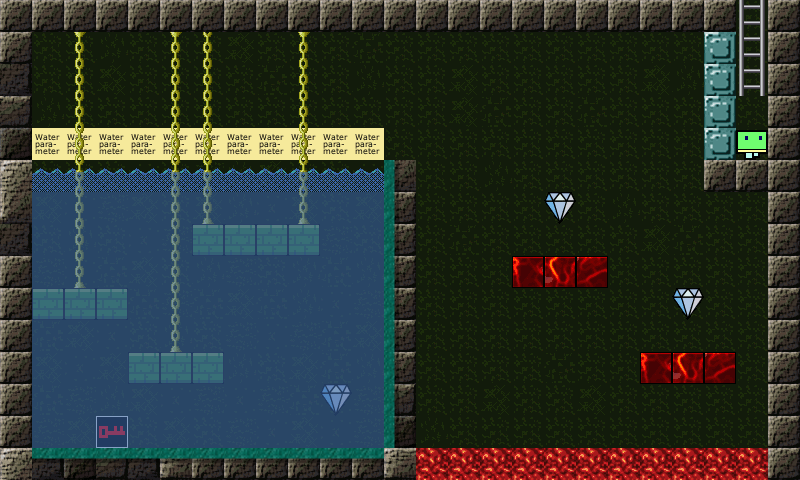

Below is a game level as drawn by its tile map, then a one-line description and the .tmx file that defines it, in full:
An orthogonal 25x15 tile map with 32x32 px tiles, 6 tile layers (Layer 0 tiles, Layer 1 underlays tiles, Layer 2 underlays sprites and player, Layer 3 underlays sprites and mobs, ...), 6 tilesets.

<map version="1.0.0" orientation="orthogonal" renderorder="right-down" width="25" height="15" tilewidth="32" tileheight="32" nextobjectid="1">
 <tileset firstgid="1" name="0" tilewidth="32" tileheight="32" tilecount="296" columns="8">
  <image source="../images/map0Tiles.png" width="256" height="1200" />
 </tileset>
 <tileset firstgid="297" name="1" tilewidth="32" tileheight="32" tilecount="1352" columns="8">
  <image source="../images/map1UnderlaysTiles.png" width="256" height="5412" />
 </tileset>
 <tileset firstgid="1649" name="2" tilewidth="32" tileheight="32" tilecount="64" columns="8">
  <image source="../images/map2UnderlaysSpritesAndPlayer.png" width="256" height="256" />
 </tileset>
 <tileset firstgid="1713" name="3" tilewidth="32" tileheight="32" tilecount="368" columns="8">
  <image source="../images/map3UnderlaysSpritesAndMobs.png" width="256" height="1500" />
 </tileset>
 <tileset firstgid="2081" name="4" tilewidth="32" tileheight="32" tilecount="120" columns="8">
  <image source="../images/map4OverlaysSprites.png" width="256" height="500" />
 </tileset>
 <tileset firstgid="2201" name="5" tilewidth="32" tileheight="32" tilecount="496" columns="8">
  <image source="../images/map5OverlaysTiles.png" width="256" height="2000" />
 </tileset>
 <layer name="Layer 0 tiles" width="25" height="15">
  <data encoding="csv">
139,139,139,139,139,139,139,139,139,139,139,139,139,139,139,139,139,139,139,139,139,139,139,195,139,
139,195,195,203,195,195,195,204,195,195,195,194,195,195,195,195,195,195,195,195,195,195,195,195,139,
163,195,195,204,195,195,195,195,194,195,195,203,195,195,204,195,195,195,195,195,204,203,195,195,139,
147,203,195,195,195,195,195,195,195,195,195,195,195,195,204,194,195,195,194,195,195,195,195,195,139,
138,195,195,195,195,195,195,195,195,195,195,195,195,195,195,195,195,195,195,195,195,195,195,195,139,
154,195,195,195,196,195,202,203,204,195,195,196,162,195,195,203,195,195,195,195,195,195,139,139,139,
162,204,196,202,204,195,204,203,196,204,195,204,139,195,195,195,195,195,195,203,195,195,195,195,139,
163,195,203,195,196,202,222,222,222,222,202,195,139,195,194,195,195,195,195,195,204,194,195,195,139,
139,202,196,194,204,195,203,202,195,203,194,203,139,195,195,195,236,237,238,195,195,195,195,195,139,
139,222,222,222,194,202,194,204,194,203,196,202,139,195,195,195,195,195,195,195,195,195,195,195,139,
139,194,204,196,195,203,195,202,196,202,194,204,139,195,195,195,195,195,195,195,195,195,195,195,139,
139,204,196,204,222,222,222,203,195,204,194,203,139,195,195,195,195,194,195,195,236,237,238,195,139,
139,194,202,203,204,196,202,196,202,194,196,202,147,195,195,204,195,195,204,195,195,195,195,195,139,
139,202,204,204,195,204,195,202,196,204,196,202,138,203,195,195,195,195,195,195,195,195,195,195,139,
154,163,138,147,163,146,139,139,139,139,139,139,146,237,237,234,235,236,237,234,235,236,237,238,139
</data>
 </layer>
 <layer name="Layer 1 underlays tiles" width="25" height="15">
  <data encoding="csv">
0,0,0,0,0,0,0,0,0,0,0,0,0,0,0,0,0,0,0,0,0,0,0,689,0,
0,0,0,0,0,0,0,0,0,0,0,0,0,0,0,0,0,0,0,0,0,0,0,689,0,
0,0,0,0,0,0,0,0,0,0,0,0,0,0,0,0,0,0,0,0,0,0,0,689,0,
0,0,0,0,0,0,0,0,0,0,0,0,0,0,0,0,0,0,0,0,0,0,0,0,0,
0,0,0,0,0,0,0,0,0,0,0,0,0,0,0,0,0,0,0,0,0,0,0,0,0,
0,0,0,0,0,0,0,0,0,0,0,0,0,0,0,0,0,0,0,0,0,0,0,0,0,
0,0,0,0,0,0,0,0,0,0,0,0,0,0,0,0,0,0,0,0,0,0,0,0,0,
0,0,0,0,0,0,0,0,0,0,0,0,0,0,0,0,0,0,0,0,0,0,0,0,0,
0,0,0,0,0,0,0,0,0,0,0,0,0,0,0,0,0,0,0,0,0,0,0,0,0,
0,0,0,0,0,0,0,0,0,0,0,0,0,0,0,0,0,0,0,0,0,0,0,0,0,
0,0,0,0,0,0,0,0,0,0,0,0,0,0,0,0,0,0,0,0,0,0,0,0,0,
0,0,0,0,0,0,0,0,0,0,0,0,0,0,0,0,0,0,0,0,0,0,0,0,0,
0,0,0,0,0,0,0,0,0,0,0,0,0,0,0,0,0,0,0,0,0,0,0,0,0,
0,0,0,0,0,0,0,0,0,0,0,0,0,0,0,0,0,0,0,0,0,0,0,0,0,
0,0,0,0,0,0,0,0,0,0,0,0,0,0,0,0,0,0,0,0,0,0,0,0,0
</data>
 </layer>
 <layer name="Layer 2 underlays sprites and player" width="25" height="15">
  <data encoding="csv">
0,0,0,0,0,0,0,0,0,0,0,0,0,0,0,0,0,0,0,0,0,0,0,0,0,
0,0,0,0,0,0,0,0,0,0,0,0,0,0,0,0,0,0,0,0,0,0,0,0,0,
0,0,0,0,0,0,0,0,0,0,0,0,0,0,0,0,0,0,0,0,0,0,0,0,0,
0,0,0,0,0,0,0,0,0,0,0,0,0,0,0,0,0,0,0,0,0,0,0,0,0,
0,0,0,0,0,0,0,0,0,0,0,0,0,0,0,0,0,0,0,0,0,0,0,1649,0,
0,0,0,0,0,0,0,0,0,0,0,0,0,0,0,0,0,0,0,0,0,0,0,0,0,
0,0,0,0,0,0,0,0,0,0,0,0,0,0,0,0,0,0,0,0,0,0,0,0,0,
0,0,0,0,0,0,0,0,0,0,0,0,0,0,0,0,0,0,0,0,0,0,0,0,0,
0,0,0,0,0,0,0,0,0,0,0,0,0,0,0,0,0,0,0,0,0,0,0,0,0,
0,0,0,0,0,0,0,0,0,0,0,0,0,0,0,0,0,0,0,0,0,0,0,0,0,
0,0,0,0,0,0,0,0,0,0,0,0,0,0,0,0,0,0,0,0,0,0,0,0,0,
0,0,0,0,0,0,0,0,0,0,0,0,0,0,0,0,0,0,0,0,0,0,0,0,0,
0,0,0,0,0,0,0,0,0,0,0,0,0,0,0,0,0,0,0,0,0,0,0,0,0,
0,0,0,0,0,0,0,0,0,0,0,0,0,0,0,0,0,0,0,0,0,0,0,0,0,
0,0,0,0,0,0,0,0,0,0,0,0,0,0,0,0,0,0,0,0,0,0,0,0,0
</data>
 </layer>
 <layer name="Layer 3 underlays sprites and mobs" width="25" height="15">
  <data encoding="csv">
0,0,0,0,0,0,0,0,0,0,0,0,0,0,0,0,0,0,0,0,0,0,0,2002,0,
0,0,0,0,0,0,0,0,0,0,0,0,0,0,0,0,0,0,0,0,0,0,2017,2002,0,
0,0,0,0,0,0,0,0,0,0,0,0,0,0,0,0,0,0,0,0,0,0,2017,2002,0,
0,0,0,0,0,0,0,0,0,0,0,0,0,0,0,0,0,0,0,0,0,0,2017,0,0,
0,1982,1982,1982,1982,1982,1982,1982,1982,1982,1982,1982,0,0,0,0,0,0,0,0,0,0,2017,0,0,
0,0,0,0,0,0,0,0,0,0,0,0,0,0,0,0,0,0,0,0,0,0,0,0,0,
0,0,0,0,0,0,0,0,0,0,0,0,0,0,0,0,0,1970,0,0,0,0,0,0,0,
0,0,0,0,0,0,0,0,0,0,0,0,0,0,0,0,0,0,0,0,0,0,0,0,0,
0,0,0,0,0,0,0,0,0,0,0,0,0,0,0,0,0,0,0,0,0,0,0,0,0,
0,0,0,0,0,0,0,0,0,0,0,0,0,0,0,0,0,0,0,0,0,1970,0,0,0,
0,0,0,0,0,0,0,0,0,0,0,0,0,0,0,0,0,0,0,0,0,0,0,0,0,
0,0,0,0,0,0,0,0,0,0,0,0,0,0,0,0,0,0,0,0,0,0,0,0,0,
0,0,0,0,0,0,0,0,0,0,1970,0,0,0,0,0,0,0,0,0,0,0,0,0,0,
0,0,0,1974,0,0,0,0,0,0,0,0,0,0,0,0,0,0,0,0,0,0,0,0,0,
0,0,0,0,0,0,0,0,0,0,0,0,0,2058,2058,2058,2058,2058,2058,2058,2058,2058,2058,2058,0
</data>
 </layer>
 <layer name="Layer 4 overlays sprites" width="25" height="15">
  <data encoding="csv">
0,0,0,0,0,0,0,0,0,0,0,0,0,0,0,0,0,0,0,0,0,0,0,0,0,
0,0,0,0,0,0,0,0,0,0,0,0,0,0,0,0,0,0,0,0,0,0,0,0,0,
0,0,0,0,0,0,0,0,0,0,0,0,0,0,0,0,0,0,0,0,0,0,0,0,0,
0,0,0,0,0,0,0,0,0,0,0,0,0,0,0,0,0,0,0,0,0,0,0,0,0,
0,0,0,0,0,0,0,0,0,0,0,0,0,0,0,0,0,0,0,0,0,0,0,0,0,
0,2081,2081,2081,2081,2081,2081,2081,2081,2081,2081,2081,0,0,0,0,0,0,0,0,0,0,0,0,0,
0,0,0,0,0,0,0,0,0,0,0,0,0,0,0,0,0,0,0,0,0,0,0,0,0,
0,0,0,0,0,0,0,0,0,0,0,0,0,0,0,0,0,0,0,0,0,0,0,0,0,
0,0,0,0,0,0,0,0,0,0,0,0,0,0,0,0,0,0,0,0,0,0,0,0,0,
0,0,0,0,0,0,0,0,0,0,0,0,0,0,0,0,0,0,0,0,0,0,0,0,0,
0,0,0,0,0,0,0,0,0,0,0,0,0,0,0,0,0,0,0,0,0,0,0,0,0,
0,0,0,0,0,0,0,0,0,0,0,0,0,0,0,0,0,0,0,0,0,0,0,0,0,
0,0,0,0,0,0,0,0,0,0,0,0,0,0,0,0,0,0,0,0,0,0,0,0,0,
0,0,0,0,0,0,0,0,0,0,0,0,0,0,0,0,0,0,0,0,0,0,0,0,0,
0,0,0,0,0,0,0,0,0,0,0,0,0,0,0,0,0,0,0,0,0,0,0,0,0
</data>
 </layer>
 <layer name="Layer 5 overlays tiles" width="25" height="15">
  <data encoding="csv">
0,0,0,0,0,0,0,0,0,0,0,0,0,0,0,0,0,0,0,0,0,0,0,0,0,
0,0,2576,0,0,2576,2584,0,0,2576,0,0,0,0,0,0,0,0,0,0,0,0,0,0,0,
0,0,2584,0,0,2584,2584,0,0,2584,0,0,0,0,0,0,0,0,0,0,0,0,0,0,0,
0,0,2584,0,0,2584,2584,0,0,2584,0,0,0,0,0,0,0,0,0,0,0,0,0,0,0,
0,0,2584,0,0,2584,2584,0,0,2584,0,0,0,0,0,0,0,0,0,0,0,0,0,0,0,
0,0,2574,0,0,2574,2574,0,0,2574,0,0,2484,0,0,0,0,0,0,0,0,0,0,0,0,
0,2216,2583,2216,2216,2583,2591,2216,2216,2591,2216,2216,2484,0,0,0,0,0,0,0,0,0,0,0,0,
0,2216,2583,2216,2216,2583,2216,2216,2216,2216,2216,2216,2484,0,0,0,0,0,0,0,0,0,0,0,0,
0,2216,2591,2216,2216,2583,2216,2216,2216,2216,2216,2216,2484,0,0,0,0,0,0,0,0,0,0,0,0,
0,2216,2216,2216,2216,2583,2216,2216,2216,2216,2216,2216,2484,0,0,0,0,0,0,0,0,0,0,0,0,
0,2216,2216,2216,2216,2591,2216,2216,2216,2216,2216,2216,2484,0,0,0,0,0,0,0,0,0,0,0,0,
0,2216,2216,2216,2216,2216,2216,2216,2216,2216,2216,2216,2484,0,0,0,0,0,0,0,0,0,0,0,0,
0,2216,2216,2216,2216,2216,2216,2216,2216,2216,2216,2216,2484,0,0,0,0,0,0,0,0,0,0,0,0,
0,2216,2216,2216,2216,2216,2216,2216,2216,2216,2216,2216,2484,0,0,0,0,0,0,0,0,0,0,0,0,
0,2481,2481,2481,2481,2481,2481,2481,2481,2481,2481,2481,0,0,0,0,0,0,0,0,0,0,0,0,0
</data>
 </layer>
</map>